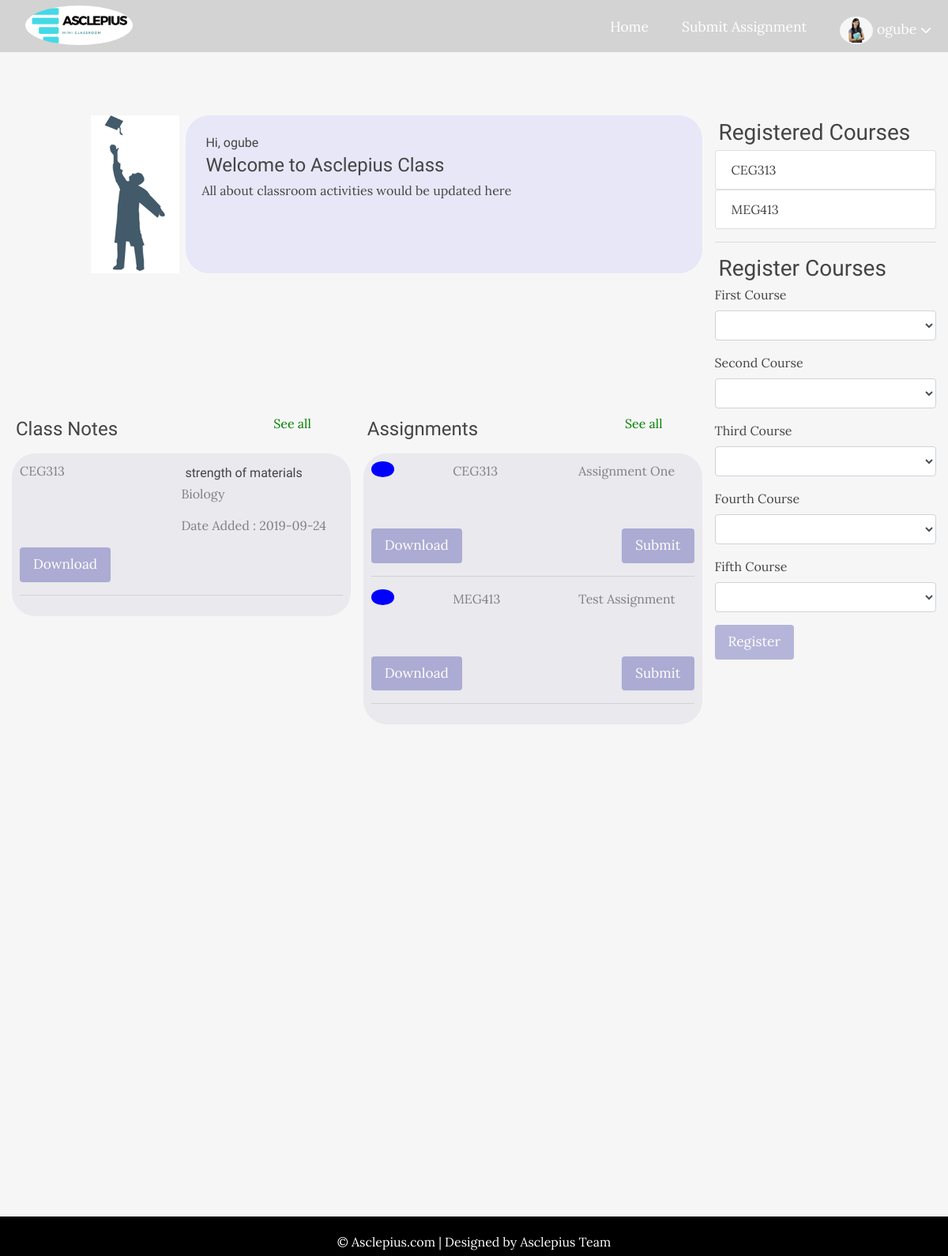
Screenshot of /student-area/dashboard.php (signed in) with the database file from the repository.
### tables this page shows
CREATE TABLE IF NOT EXISTS `users` (
  `user_id` int(11) NOT NULL AUTO_INCREMENT,
  `email` varchar(255) NOT NULL,
  `fullname` varchar(255) NOT NULL,
  `role` varchar(10) NOT NULL,
  `id_number` varchar(30) NOT NULL,
  `courses` varchar(255) NOT NULL,
  `dept_code` varchar(30) NOT NULL,
  `faculty_code` varchar(30) NOT NULL,
  `password` varchar(255) NOT NULL,
  `image` varchar(255) NOT NULL,
  `hash` varchar(255) NOT NULL,
  `created_at` varchar(30) NOT NULL,
  `status` int(11) NOT NULL,
  PRIMARY KEY (`user_id`)
);

CREATE TABLE IF NOT EXISTS `notes` (
  `note_id` int(11) NOT NULL AUTO_INCREMENT,
  `course_code` varchar(20) NOT NULL,
  `note_title` varchar(200) NOT NULL,
  `note_file` varchar(255) NOT NULL,
  `id_number` varchar(30) NOT NULL,
  `created_at` varchar(30) NOT NULL,
  PRIMARY KEY (`note_id`)
);

CREATE TABLE IF NOT EXISTS `assignments` (
  `assignment_id` int(11) NOT NULL AUTO_INCREMENT,
  `course_code` varchar(255) NOT NULL,
  `assignment_title` varchar(255) NOT NULL,
  `assignment_file` varchar(255) NOT NULL,
  `id_number` varchar(30) NOT NULL,
  `created_at` varchar(30) NOT NULL,
  PRIMARY KEY (`assignment_id`)
);

### config/database.php (called while the page is built, shortened)
<?php
    class DB {
        public function get_connection(){
            $db = mysqli_connect(DB_HOST, DB_USER, DB_PASS, DB_NAME);
            if(mysqli_connect_errno()){
                echo "Database connection failed with following errors:" . mysqli_connect_error();
                die();
            }else{
                return $db;
            }
        }
    }
?>

### controllers/StudentController.php (called while the page is built, shortened)
<?php
    require_once('../config/database.php') ;
    class Student {
        private $db;
        public function __construct(){
            $db = new DB;
            $this->db = $db->get_connection();
        }
        public function ShowRegdCourses($id_number){
            $sql = "SELECT * FROM users where id_number = '$id_number'";
            $query = $this->db->query($sql);
            $Result = mysqli_fetch_assoc($query);
            $RegdCourses = $Result['courses'];
            $RegdCourses = json_decode($RegdCourses);
            return $RegdCourses;
        }
        public function ShowCourseNotes($id_number){
            $notes = [];
            $sql = "SELECT * FROM users where id_number = '$id_number'";
            $query = $this->db->query($sql);
            $RegdCourses = mysqli_fetch_assoc($query);
            $courses_offered = $RegdCourses['courses'];
            $courses_offered = json_decode($courses_offered);
            foreach($courses_offered as $course){
                $note_sql = "SELECT * FROM notes where course_code = '$course'";
                $note_query = $this->db->query($note_sql);
                $note = mysqli_fetch_assoc($note_query);
                if(!empty($note)){
                    array_push($notes, $note);
                }
            }
            return $notes;
        }
        public function ShowCourseAssignments($id_number){
            $assignments = [];
            $sql = "SELECT * FROM users where id_number = '$id_number'";
            $query = $this->db->query($sql);
            $RegdCourses = mysqli_fetch_assoc($query);
            $courses_offered = $RegdCourses['courses'];
            $courses_offered = json_decode($courses_offered);
            foreach($courses_offered as $course){
                $assignment_sql = "SELECT * FROM assignments where course_code = '$course'";
                $assignments_query = $this->db->query($assignment_sql);
                $assignment = mysqli_fetch_assoc($assignments_query);
                if(!empty($assignment)){
                    array_push($assignments, $assignment);
                }
            }
            return $assignments;
        }
        public function GetUser($user_id){
            $sql = "SELECT * FROM users where user_id = '$user_id'";
            $query =$this->db->query($sql);
            $user = mysqli_fetch_assoc($query);
            return $user;
          }
        public function SelectCourses($faculty){
            $sql ="SELECT * FROM courses WHERE faculty_code = '$faculty'";
            $fac_courses = $this->db->query($sql);
            return $fac_courses;
        }
    }
?>

### student-area/dashboard.php (the view, shortened to what this page needs)
<?php
require('../controllers/StudentController.php');
include('includes/header.php');
include('includes/nav.php');
$student = new Student;
$user_id = $_SESSION['User'];
$user = $student->GetUser($user_id);
$id_number = $_SESSION['id_number'];
$faculty = $user['faculty_code'];
$notes = $student->ShowCourseNotes($id_number);
$assignments = $student->ShowCourseAssignments($id_number);
$courses = $student->ShowRegdCourses($id_number);
?>
  <div class="container-fluid" id="page-wrapper">
    <div class="main" id="a">
      <div class="main-first">
          <div>
      </div>
        <div id="c">
          <img src="../images/graduant.png" alt="">
        </div>
        <div id="d">
          <h6>Hi, <?= $user['fullname']; ?> </h6>
          <h4>Welcome to Asclepius Class</h4>
          <p>All about classroom activities would be updated here</p>
        </div>
      </div>
      <div class="main-second">
        <div id="grandChild">
          <div class="title">
            <h4>Class Notes</h4>
            <a href="#">See all</a>
          </div>
          <div id="p-div">
            <?php
            foreach ($notes as $note) {
              echo '<div id="col">
              <p>' .
                $note["course_code"] . '</p>
              <div>
                <h6>' . $note["note_title"] . '</h6>
                <p>Biology</p>
                <p>Date Added : ' . $note["created_at"] . '</p>
              </div>
            </div>
            <div>
              <a href="#" class="btn btn-primary pull-right">Download</a>
            </div>
            <hr>';
            }
            ?>
          </div>
        </div>
        <div id="grandChild">
          <div class="title">
            <h4>Assignments</h4>
            <a href="#">See all</a>
          </div>
          <div id="p-div">
            <?php
            foreach ($assignments as $assignment) {
              echo '<div class="assignment">
                <div id="g" class="color-blue"> </div>
                <div class="assignment-child" id="h">
                  <div>
                    <p>' . $assignment['course_code'] . '</p>
                  </div>
                  <div>
                    <p>' . $assignment['assignment_title'] . '</p>
                  </div>
                </div>
              </div>
              <div>
                <a href="#" class="btn btn-primary pull-right">Download</a>
                <a href="#" class="btn btn-success float-right">Submit</a>
              </div>
              <hr>';
            }
            ?>
          </div>
        </div>
      </div>
    </div>
    <div class="side" id="b">
      <div id="caleandar">
        <h3>Registered Courses</h3>
        <div class="list-group">
          <ul class="list-group">
            <?php
            if (!empty($courses)) {
               foreach ($courses as $cos) {
                echo ' <a href="course.php?course_code=' . $cos . '"><li class="list-group-item">' . $cos . '</li></a>';
              }
            }else{
              echo "<p class='text-warning'>NO course registered at the moment</p>";
            }
            ?>
          </ul>
        </div>
      </div>
      <div id="caleandar">
        <hr>
        <h3>Register Courses</h3>
        <form action="dashboard.php" method="POST">
          <div class="form-group">
            <label for="course1">First Course</label>
            <select name="course1" id="course1" class="form-control" required>
              <option value=""></option>
              <?php
              $fac_courses = $student->SelectCourses($faculty);
              while ($fac_course = mysqli_fetch_assoc($fac_courses)) :
                ?>
                <option value="<?= $fac_course['course_code']; ?>"><?= $fac_course['course_title']; ?></option>
              <?php
              endwhile;
              ?>
            </select>
          </div>
          <div class="form-group">
            <label for="course2">Second Course</label>
            <select name="course2" id="course2" class="form-control" required>
              <option value=""></option>
              <?php
              $fac_courses = $student->SelectCourses($faculty);
              while ($fac_course = mysqli_fetch_assoc($fac_courses)) :
                ?>
                <option value="<?= $fac_course['course_code']; ?>"><?= $fac_course['course_title']; ?></option>
              <?php
              endwhile;
              ?>
            </select>
          </div>
          <div class="form-group">
            <label for="course3">Third Course</label>
            <select name="course3" id="course3" class="form-control" required>
              <option value=""></option>
              <?php
              $fac_courses = $student->SelectCourses($faculty);
              while ($fac_course = mysqli_fetch_assoc($fac_courses)) :
                ?>
                <option value="<?= $fac_course['course_code']; ?>"><?= $fac_course['course_title']; ?></option>
              <?php
              endwhile;
              ?>
            </select>
          </div>
          <div class="form-group">
            <label for="course4">Fourth Course</label>
            <select name="course4" id="course4" class="form-control" required>
              <option value=""></option>
              <?php
              $fac_courses = $student->SelectCourses($faculty);
              while ($fac_course = mysqli_fetch_assoc($fac_courses)) :
                ?>
                <option value="<?= $fac_course['course_code']; ?>"><?= $fac_course['course_title']; ?></option>
              <?php
              endwhile;
              ?>
            </select>
          </div>
          <div class="form-group">
            <label for="course5">Fifth Course</label>
            <select name="course5" id="course5" class="form-control" required>
              <option value=""></option>
              <?php
              $fac_courses = $student->SelectCourses($faculty);
              while ($fac_course = mysqli_fetch_assoc($fac_courses)) :
                ?>
                <option value="<?= $fac_course['course_code']; ?>"><?= $fac_course['course_title']; ?></option>
              <?php
              endwhile;
              ?>
            </select>
          </div>
          <div>
            <input type="submit" class="btn btn-primary" value="Register" name="course_reg">
          </div>
          </div>
      </div>
    </div>
  <?php
    include('includes/footer.php');
  ?>
</body>
</html>

### student-area/includes/header.php (shortened to what this page needs)
<!DOCTYPE html>
<html lang="en">
<head>
  <link rel="stylesheet" href="../css/bootstrap.css">
  <link rel="stylesheet" href="../css/newdashboard.css">
    <link rel="stylesheet" href="../css/teachdashboard.css">
  <link rel="stylesheet" href="../css/form2.css">
</head>
<body>

### student-area/includes/nav.php (shortened to what this page needs)
<?php
    $fullname = $_SESSION['fullname'];
?>
<header>
    <div class="logo">
      <img src="../images/Image from iOS.png" alt="" srcset="">
    </div>
    <ul class="nav">
      <li><a href="dashboard.php">Home</a></li>
      <li><a href="submit_assignment.php">Submit Assignment</a></li>
      <li>
        <a href="#">
          <img src="../images/lecturer.jpg" alt="">
          <?= $fullname; ?>
          <i class="fa fa-chevron-down" style="font-size: .8em;"></i>
        </a>
      </li>
    </ul>
  </header>

### student-area/includes/footer.php (shortened to what this page needs)
<div class="footer text-center">
  <div class="footer-middle">
    &copy; Asclepius.com | Designed by Asclepius Team
  </div>
</div>

### css/newdashboard.css (style rules this page uses)
* { box-sizing: border-box; }
html, body { height: 100%; margin: 0; padding: 0; background: #f6f6f6; font-family: 'Lora', serif; }
h1, h2, h3, h4, h5, h6 { font-family: 'Candal', serif; color: #444; }
header { height: 66px; background: lightgray; }
header .logo img { margin-top:7px; height:50px; width:100%; }
header * { color: #ffffff; }
header .logo { float: left; height: inherit; margin-left: 2em; }
header img { border-radius: 50%; height: 35px; }
header ul { float: right; margin: 0; padding: 0; list-style: none; }
header ul li { float: left; position: relative; }
header ul li a { display: block; padding: 21px; text-decoration: none; font-size: 1.1em; }
#page-wrapper { min-height: 100%; }
#page-wrapper { margin-top: 80px; display: grid; grid-template: repeat(2, 1fr)/repeat(4, 1fr); grid-gap: 1em; grid-template-areas: "a a a b"; color: #ffffff; }
div#a { grid-area: a; color: #444444; }
div#b { grid-area: b; color: #444444; }
.main img { height: 200px; padding-left: 100px; width: 100%; }
.main-first { display: grid; grid-template: repeat(2, 1fr)/repeat(4, 1fr); grid-gap: .5em; grid-template-areas: "c d d d"; margin-bottom: -130px; }
div#c { grid-area: c; }
div#d { grid-area: d; background: rgb(231, 231, 248); border-radius: 30px; padding: 20px; }
.main-second { margin-top: 100px; margin-bottom: -30%; }
.main .main-second { display: grid; grid-template-columns: repeat(2, minmax(100px, 1fr)); grid-gap: 1em; color: green; }
#grandChild #p-div { margin-top: 50px; background: rgb(233, 233, 238); color: gray; padding: 10px; border-radius: 30px; }
#grandChild .title a { float: right; margin-right: 50px; }
#grandChild .title h4 { float: left; }
#p-div #col { display: grid; grid-template-columns: repeat(2, minmax(100px, 1fr)); }
#p-div .assignment { display: grid; grid-template: repeat(2, 1fr)/repeat(4, 1fr); grid-gap: .3em; grid-template-areas: "g h h h"; }
div#g { grid-area: g; }
div#h { grid-area: h; }
.color-blue { background:blue; border-radius: 50%; height: 20px; width: 30%; }
.assignment-child { display: grid; grid-template-columns: repeat(2, minmax(100px, 1fr)); grid-gap: .8em; }
.footer { background: black; height: 50px; color: #ffffff; }
.footer-middle { padding-top: 20px; }

### css/form2.css (style rules this page uses)
* { box-sizing: border-box; }
html, body { height: 100vh; margin: 0; padding: 0; background: #f6f6f6; font-family: 'Lora', serif; }
h1, h2, h3, h4, h5, h6 { font-family: 'Candal', serif; color: #444; margin: 5px; }
a { text-decoration: none; color: inherit; }
.btn { padding: .5rem 1rem; background: #0084; color: #fff; border: 1px solid transparent; border-radius: .25rem; font-size: 1.08em; font-family: 'Lora', serif; }

### rows the page displays
users: fullname "ogube", courses "CEG313", courses "MEG413"
notes: course_code "CEG313", note_title "strength of materials", created_at "2019-09-24"
assignments: course_code "CEG313", assignment_title "Assignment One"
assignments: course_code "MEG413", assignment_title "Test Assignment"

### other values shown
$fullname "ogube"
